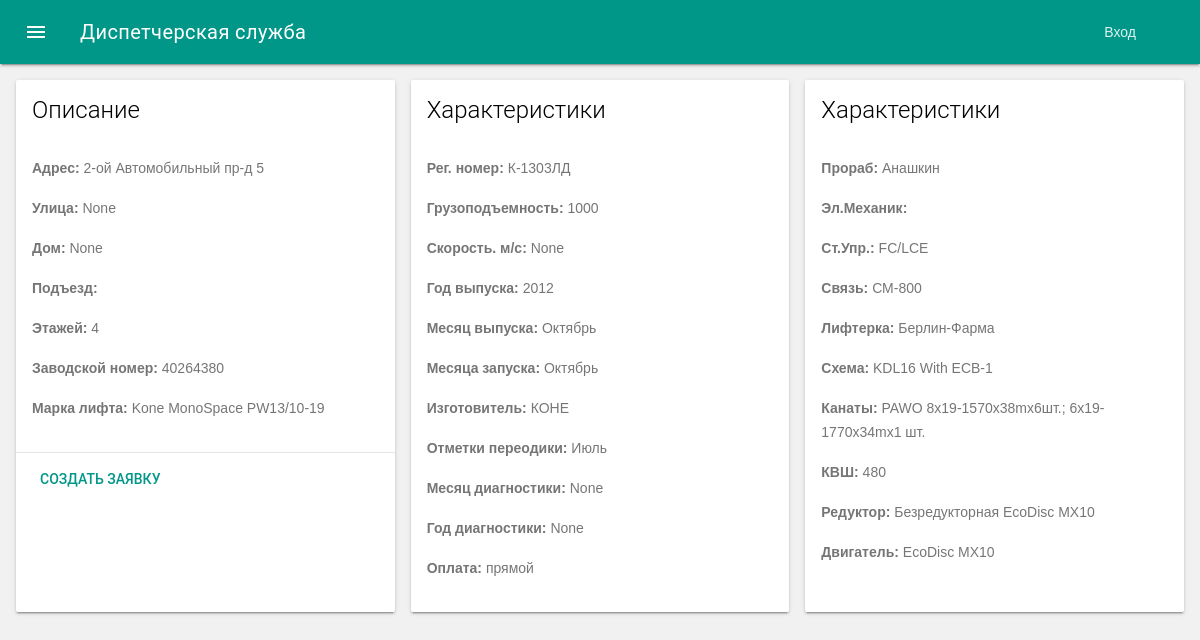
Screenshot of /desk/elevators/27/ with the database file from the repository.
### servicedesk/models/elevator.py (models this page shows, shortened)
class Elevator(models.Model):
    MONTH_CHOICES = (
        (1, "Январь"),
        (2, "Февраль"),
        (3, "Март"),
        (4, "Апрель"),
        (5, "Май"),
        (6, "Июнь"),
        (7, "Июль"),
        (8, "Август"),
        (9, "Сентябрь"),
        (10, "Октябрь"),
        (11, "Ноябрь"),
        (12, "Декабрь"),
    )
    class Meta:
        verbose_name = 'Лифт'
        verbose_name_plural = 'Лифты'
    owner = models.ForeignKey(
        Owner
    )
    address = models.CharField(
        'Адрес',
        max_length=4000,
        null=True,
        blank=True,
    )
    street = models.CharField(
        'Улица',
        max_length=4000,
        null=True,
        blank=True,
    )
    street_id = models.CharField(
        'Кладр ID(Улицы)',
        max_length=1000,
        null=True,
        blank=True,
    )
    house = models.CharField(
        'Дом',
        max_length=1000,
        null=True,
        blank=True,
    )
    house_id = models.CharField(
        'Кладр ID(Дом)',
        max_length=1000,
        null=True,
        blank=True,
    )
    entrance = models.CharField(
        'Подъезд',
        max_length=1000,
        null=True,
        blank=True,
    )
    floors = models.CharField(
        'Этажей',
        max_length=1000,
        null=True,
        blank=True,
    )
    serial_number = models.CharField(
        'Заводской номер',
        max_length=128,
        null=True,
        blank=True,
    )
    reg_number = models.CharField(
        'Рег. номер',
        max_length=128,
        null=True,
        blank=True,
    )
    capacity = models.PositiveIntegerField(
        'Грузоподъемность',
        null=True,
        blank=True,
    )
    speed = models.PositiveIntegerField(
        'Скорость. м/с',
        null=True,
        blank=True,
    )
    year_of_manufacture = models.PositiveSmallIntegerField(
        'Год выпуска',
        default=datetime.date.today().year,
        null=True,
        blank=True,
    )
    month_of_manufacture = models.PositiveSmallIntegerField(
        'Месяц выпуска',
        default=datetime.date.today().month,
        choices=MONTH_CHOICES,
        null=True,
        blank=True,
    )
    year_of_start = models.PositiveSmallIntegerField(
        'Год запуска',
        default=datetime.date.today().year,
        null=True,
        blank=True,
    )
    month_of_start = models.PositiveSmallIntegerField(
        'Месяца запуска',
        default=datetime.date.today().month,
        choices=MONTH_CHOICES,
        null=True,
        blank=True,
    )
    name_of_manufacture = models.CharField(
        'Изготовитель',
        max_length=128,
        null=True,
        blank=True,
    )
    periodiki = models.PositiveSmallIntegerField(
        'Отметки переодики',
        choices=MONTH_CHOICES,
        null=True,
        blank=True,
    )
    month_of_inspection = models.PositiveSmallIntegerField(
        'Месяц диагностики',
        choices=MONTH_CHOICES,
        null=True,
        blank=True,
    )
    year_of_inspection = models.PositiveSmallIntegerField(
        'Год диагностики',
        null=True,
        blank=True,
    )
    payment = models.CharField(
        'Оплата',
        max_length=128,
        null=True,
        blank=True,
    )
    prorab = models.CharField(
        'Прораб',
        max_length=128,
        null=True,
        blank=True,
    )
    elmechanik = models.CharField(
        'Эл.Механик',
        max_length=128,
        null=True,
        blank=True,
    )
    make = models.CharField(
        'Марка лифта',
        max_length=128,
        null=True,
        blank=True,
    )
    st_upr = models.CharField(
        'Ст.Упр.',
        max_length=128,
        null=True,
        blank=True,
    )
    communication = models.CharField(
        'Связь',
        max_length=128,
        null=True,
        blank=True,
    )
    lifterka = models.CharField(
        'Лифтерка',
        max_length=128,
        null=True,
        blank=True,
    )
    schema = models.CharField(
        'Схема',
        max_length=128,
        null=True,
        blank=True,
    )
    kanat = models.CharField(
        'Канаты',
        max_length=128,
        null=True,
        blank=True,
    )
    kvh = models.CharField(
        'КВШ',
        max_length=128,
        null=True,
        blank=True,
    )
    reductor = models.CharField(
        'Редуктор',
        max_length=128,
        null=True,
        blank=True,
    )
    engine = models.CharField(
        'Двигатель',
        max_length=128,
        null=True,
        blank=True,
    )
    def __str__(self):
        return '%s [%s]' % (self.address, self.entrance)

### servicedesk/views/elevator.py (the view)
# urls.py: url(r'elevators/(?P<pk>[0-9]+)/$', ElevatorDetailView.as_view(), name='elevator-detail'),
class ElevatorDetailView(DetailView):
    model = Elevator
    template_name = 'elevator/elevator_detail.html'
    def get_context_data(self, **kwargs):
        context = super(DetailView, self).get_context_data(**kwargs)
        return context

### servicedesk/templatetags/name_tags.py (called while the page is built)
@register.simple_tag
def verbose_name_tag(obj, field_name):
    return obj._meta.get_field(field_name).verbose_name

### servicedesk/templates/elevator/elevator_detail.html (shortened to what this page needs)
{% extends 'layout.html' %}
{% load name_tags %}
{% block content %}
<div class="mdl-grid">
    <div class="mdl-cell mdl-card mdl-shadow--2dp">
        <div class="mdl-card__title">
            <h2 class="mdl-card__title-text">Описание</h2>
        </div>
        <div class="mdl-card__supporting-text">
            <p><b>{% verbose_name_tag object 'address' %}:</b> {{ object.address }}</p>
            <p><b>{% verbose_name_tag object 'street' %}:</b> {{ object.street }}</p>
            <p><b>{% verbose_name_tag object 'house' %}:</b> {{ object.house }}</p>
            <p><b>{% verbose_name_tag object 'entrance' %}:</b> {{ object.entrance }}</p>
            <p><b>{% verbose_name_tag object 'floors' %}:</b> {{ object.floors }}</p>
            <p><b>{% verbose_name_tag object 'serial_number' %}:</b> {{ object.serial_number }}</p>
            <p><b>{% verbose_name_tag object 'make' %}:</b> {{ object.make }}</p>
        </div>
        <div class="mdl-card__actions mdl-card--border">
            <a class="mdl-button mdl-button--colored mdl-js-button mdl-js-ripple-effect">
            Создать заявку
            </a>
        </div>
    </div>
    <div class="mdl-cell mdl-card mdl-shadow--2dp">
        <div class="mdl-card__title">
            <h2 class="mdl-card__title-text">Характеристики</h2>
        </div>
        <div class="mdl-card__supporting-text">
            <p><b>{% verbose_name_tag object 'reg_number' %}:</b> {{ object.reg_number }}</p>
            <p><b>{% verbose_name_tag object 'capacity' %}:</b> {{ object.capacity }}</p>
            <p><b>{% verbose_name_tag object 'speed' %}:</b> {{ object.speed }}</p>
            <p><b>{% verbose_name_tag object 'year_of_manufacture' %}:</b> {{ object.year_of_manufacture }}</p>
            <p><b>{% verbose_name_tag object 'month_of_manufacture' %}:</b> {{ object.get_month_of_manufacture_display }}</p>
            <p><b>{% verbose_name_tag object 'month_of_start' %}:</b> {{ object.get_month_of_start_display }}</p>
            <p><b>{% verbose_name_tag object 'name_of_manufacture' %}:</b> {{ object.name_of_manufacture }}</p>
            <p><b>{% verbose_name_tag object 'periodiki' %}:</b> {{ object.get_periodiki_display }}</p>
            <p><b>{% verbose_name_tag object 'month_of_inspection' %}:</b> {{ object.get_month_of_inspection_display }}</p>
            <p><b>{% verbose_name_tag object 'year_of_inspection' %}:</b> {{ object.year_of_inspection }}</p>
            <p><b>{% verbose_name_tag object 'payment' %}:</b> {{ object.payment }}</p>
        </div>
    </div>
    <div class="mdl-cell mdl-card mdl-shadow--2dp">
        <div class="mdl-card__title">
            <h2 class="mdl-card__title-text">Характеристики</h2>
        </div>
        <div class="mdl-card__supporting-text">
            <p><b>{% verbose_name_tag object 'prorab' %}:</b> {{ object.prorab }}</p>
            <p><b>{% verbose_name_tag object 'elmechanik' %}:</b> {{ object.elmechanik }}</p>
            <p><b>{% verbose_name_tag object 'st_upr' %}:</b> {{ object.st_upr }}</p>
            <p><b>{% verbose_name_tag object 'communication' %}:</b> {{ object.communication }}</p>
            <p><b>{% verbose_name_tag object 'lifterka' %}:</b> {{ object.lifterka }}</p>
            <p><b>{% verbose_name_tag object 'schema' %}:</b> {{ object.schema }}</p>
            <p><b>{% verbose_name_tag object 'kanat' %}:</b> {{ object.kanat }}</p>
            <p><b>{% verbose_name_tag object 'kvh' %}:</b> {{ object.kvh }}</p>
            <p><b>{% verbose_name_tag object 'reductor' %}:</b> {{ object.reductor }}</p>
            <p><b>{% verbose_name_tag object 'engine' %}:</b> {{ object.engine }}</p>
        </div>
    </div>
</div>
{% endblock %}

### rows the page displays
Elevator: address "2-ой Автомобильный пр-д 5", street "None", house "None", floors "4", serial_number "40264380", make "Kone MonoSpace PW13/10-19", reg_number "К-1303ЛД", capacity "1000", speed "None", year_of_manufacture "2012", month_of_manufacture "Октябрь", month_of_start "Октябрь", name_of_manufacture "КОНЕ", periodiki "Июль", month_of_inspection "None", year_of_inspection "None", payment "прямой", prorab "Анашкин", st_upr "FC/LCE", communication "СМ-800", lifterka "Берлин-Фарма", schema "KDL16 With ECB-1", kanat "PAWO 8x19-1570x38mx6шт.; 6x19-1770x34mх1 шт.", kvh "480", reductor "Безредукторная EcoDisc MX10", engine "EcoDisc MX10"
